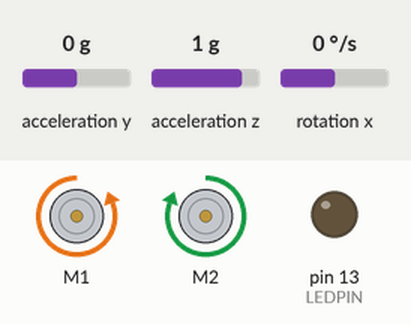
Simulated run of this sketch. Board: Arduino Uno, built with avr-gcc and run on an emulated ATmega328P. Shown: 2 × DC motor (green arrow = forward, orange = backward, longer = faster), output pins drawn as LEDs (lit = HIGH). The inputs (shaded band) are chosen by the test bench; at power-on: acceleration z 1 g, acceleration y 0 g, rotation x 0 °/s.

Above: at 2.2 s.
2.3 s: acceleration z set to 0.1 g
3.8 s: acceleration z set to -0.2 g
At 5.1 s:
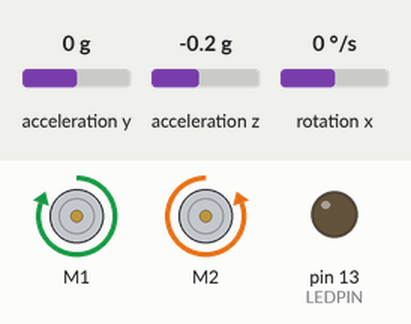
5.5 s: acceleration y set to -0.2 g
At 6.5 s:
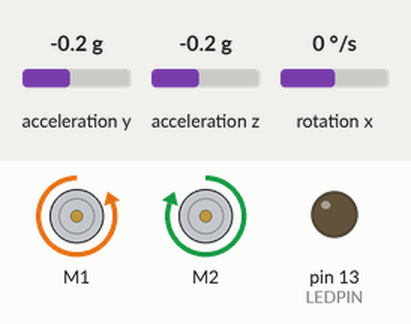
7.1 s: acceleration y set to 0.8 g
At 8.14 s:
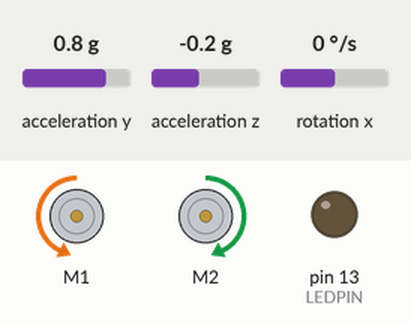
9.8 s: rotation x set to -100 °/s
At 10.3 s:
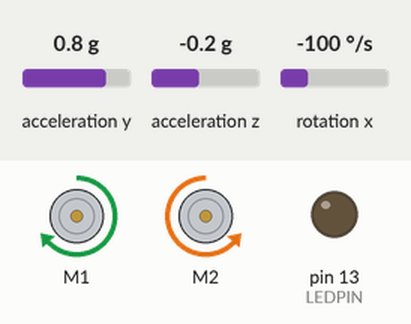
12.2 s: rotation x set to 0 °/s
At 13.0 s:
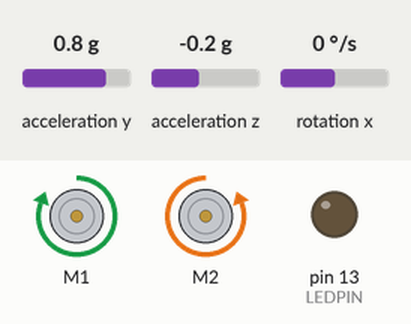
Timing chart, 0 to 15.1 s (numbered marks = the images above; inputs shaded):
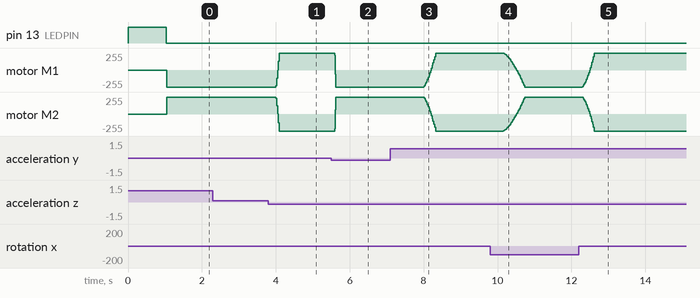

Measured:
- the behaviour switches between 0 and -0.1 g on acceleration z (found by bisection; images 0 and 1)
- the behaviour switches between 0 and -0.1 g on acceleration y (found by bisection; images 1 and 2)
- after the input at 2.3 s, every drawn part: stays the same
- after the input at 3.8 s, motor M1: backward 255/255 → forward 255/255 after 0.20 s; motor M2: forward 255/255 → backward 255/255 after 0.20 s
- after the input at 5.5 s, motor M1: forward 255/255 → backward 255/255 after 0.09 s; motor M2: backward 255/255 → forward 255/255 after 0.09 s
- after the input at 7.1 s, motor M1: moves from backward 255/255 to forward 255/255 over 0.33 s, starting after 0.90 s; motor M2: moves from forward 255/255 to backward 255/255 over 0.33 s, starting after 0.90 s
- after the input at 9.8 s, motor M1: moves from forward 255/255 to backward 255/255 over 0.58 s, starting after 0.36 s; motor M2: moves from backward 255/255 to forward 255/255 over 0.58 s, starting after 0.36 s
- after the input at 12.2 s, motor M1: moves from backward 255/255 to forward 255/255 over 0.33 s, starting after 0.10 s; motor M2: moves from forward 255/255 to backward 255/255 over 0.33 s, starting after 0.10 s

The sketch:

self_balancing_robot.ino
```cpp
#include "SparkFunLSM6DS3.h"
#include "DRV8835MotorShield.h"
#include "math.h"

#define GYRO_WEIGHT .991
#define ACCEL_WEIGHT .009
#define ZERO_ANGLE 88.886
#define PRECISION 3
#define DEBUG false
#define LEDPIN 13
#define INTEGRAL_SATURATION 400
#define S_TO_MS 1000

LSM6DS3 IMU;
DRV8835MotorShield motors;

float dt = .002; //in seconds

float gyroBiasX = 0;
float initialAx = 0;
float thetaPrev = 0;
float errorPrev = 0;
float errorSum = 0;

float kp = 33;
float ki = 495;
float kd = .569;

float radToDeg(float radian);
float getAngle();


void setup() {
  Serial.begin(9600);
  IMU.begin();
  pinMode(LEDPIN, OUTPUT);
  digitalWrite(LEDPIN, HIGH);
  delay(100);
  if(DEBUG){
    Serial.println("BEGINNING CALIBRATION. DO NOT MOVE IMU");
  }
  float xSum_gyro = 0;
  float ySum_accel = 0;
  float zSum_accel = 0;
  int i = 0;
  for(i; i < 400; i++){
    xSum_gyro += IMU.readFloatGyroX();
    ySum_accel += IMU.readFloatAccelY();
    zSum_accel += IMU.readFloatAccelZ();
    delay(dt*S_TO_MS);
  }
  gyroBiasX = xSum_gyro/(i + 1);
  float accelAvgY = ySum_accel/(i + 1);
  float accelAvgZ = zSum_accel/(i + 1);

  thetaPrev = atan2(accelAvgY, accelAvgZ)*(180/PI);

  if(DEBUG){
    Serial.print("GyroBiasX: ");
    Serial.println(gyroBiasX);
    Serial.print("Avg Angle X: ");
    Serial.println(thetaPrev);
    Serial.println("");
  }

  motors.flipM1(true);
  digitalWrite(LEDPIN, LOW);
}

int i = 0;
void loop() {
  float theta = getAngle();
  float error = ZERO_ANGLE - theta;
  errorSum = errorSum + error;
  if(errorSum > INTEGRAL_SATURATION){
    errorSum = INTEGRAL_SATURATION;
  }
  else if(errorSum < -1*INTEGRAL_SATURATION){
    errorSum = -1*INTEGRAL_SATURATION;
  }
  float u = kp*error + ki*errorSum*dt + kd*((error-errorPrev)/dt);
  if(u>400){
    u = 400;
  }
  else if( u<-400){
    u = -400;
  }

  motors.setSpeeds(u, u);

  if(i%20 == 0 && DEBUG){
    Serial.print("Theta: ");
    Serial.println(theta, PRECISION);
    Serial.print("P: ");
    Serial.print(kp*error);
    Serial.print("\tI: ");
    Serial.print(ki*errorSum*dt);
    Serial.print("\tD: ");
    Serial.print(kd*((error-errorPrev)/dt));
    Serial.print("\tu: ");
    Serial.println(u);
    Serial.println("");
  }
  i++;
  thetaPrev = theta;
  errorPrev = error;
  delay(dt*S_TO_MS);
}

float radToDeg(float radian){
  return radian*(180/PI);
}

float getAngle(){
  float y_acc = IMU.readFloatAccelY(); //returns value in G's
  float z_acc = IMU.readFloatAccelZ();
  float x_angle_deg = atan2(y_acc, z_acc)*(180/PI);
  float x_gyro = IMU.readFloatGyroX() - gyroBiasX; //returns angular velocity about x axis
  return GYRO_WEIGHT*(thetaPrev + x_gyro*dt) + ACCEL_WEIGHT*x_angle_deg;
}
```
